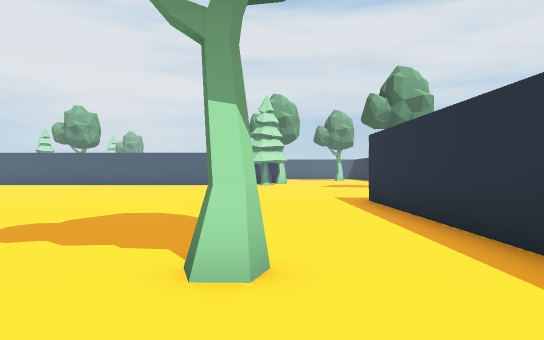
view 1 (above)

24 first-person views from a walk through a 3-D level made in the Unity game engine. The camera is 1.4 m above the floor, looks level and sees 70° across. The floor is counted in squares, 2 m on a side. Each view is taken from the middle of a square. On the plan, view 1 faces up. The plan holds only what a view shows up to about 11 squares ahead; the rest is blank. The place goes on beyond the plan.

view 2
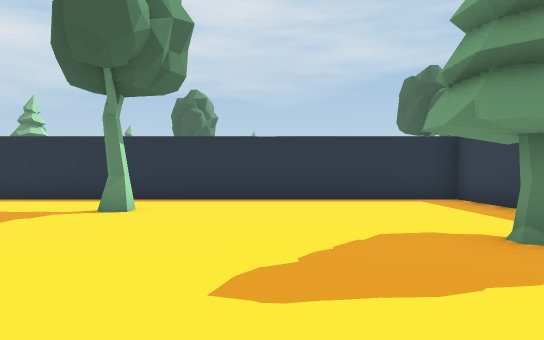

view 3
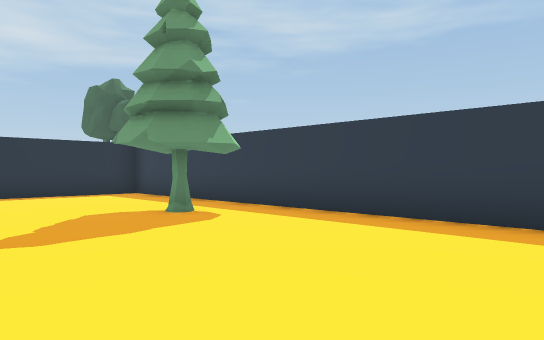

view 4
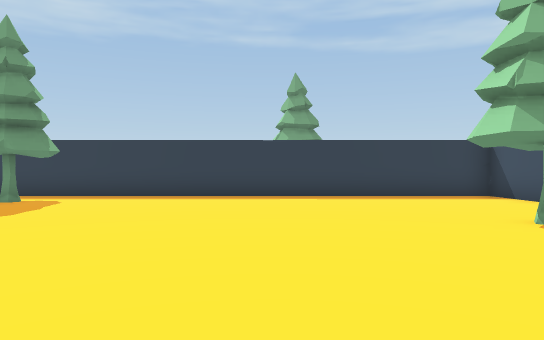

view 5
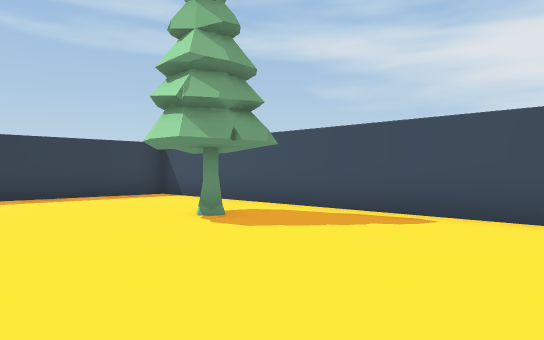

view 6
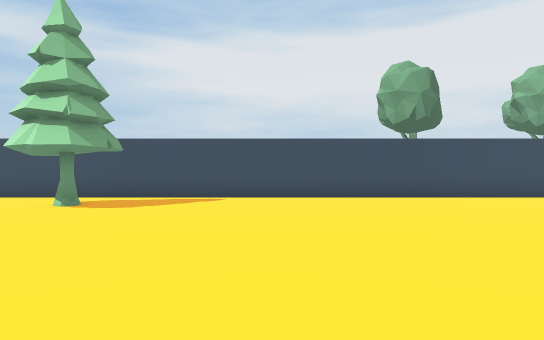

view 7
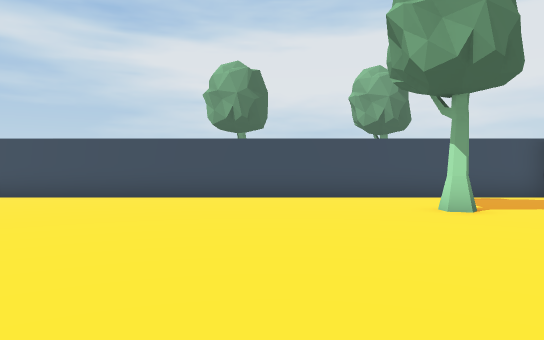

view 8
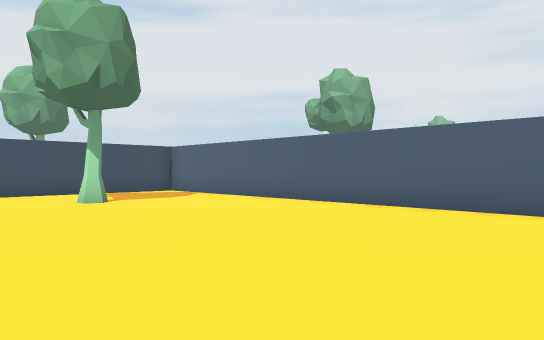

view 9
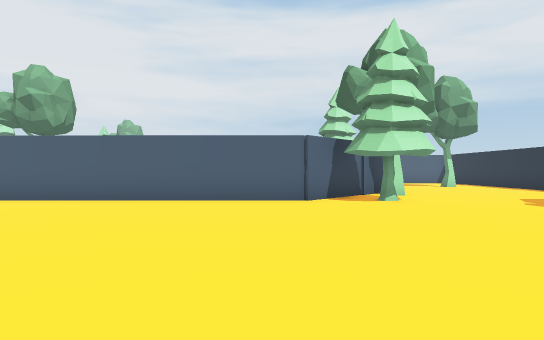

view 10
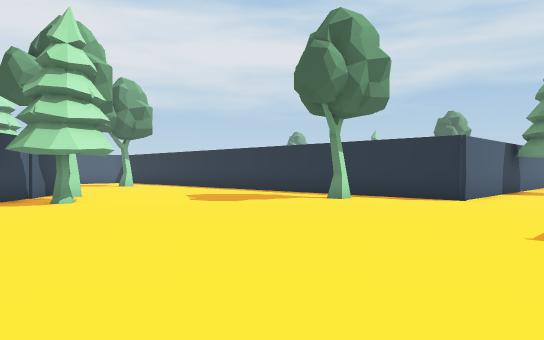

view 11
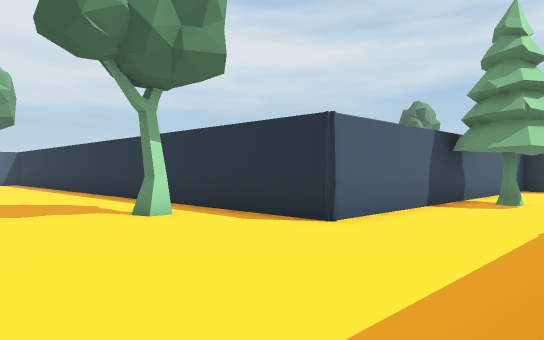

view 12
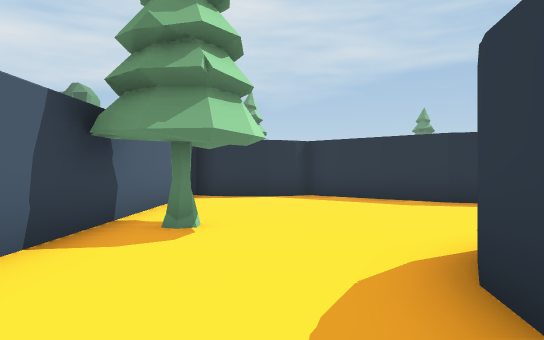

view 13
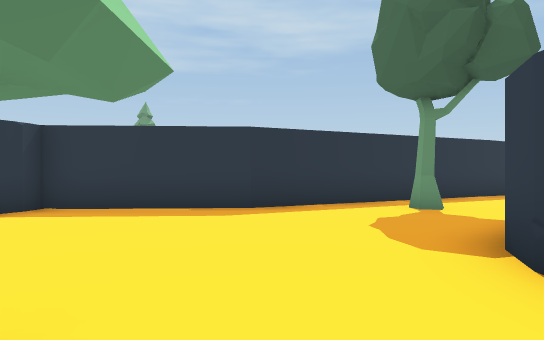

view 14
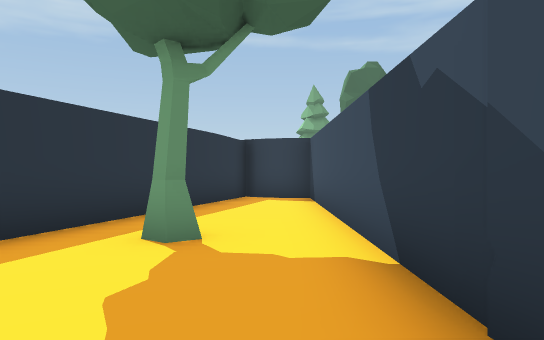

view 15
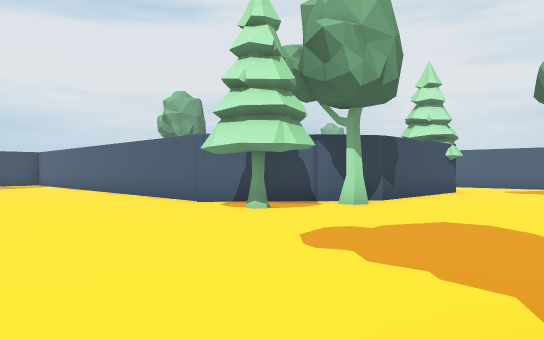

view 16
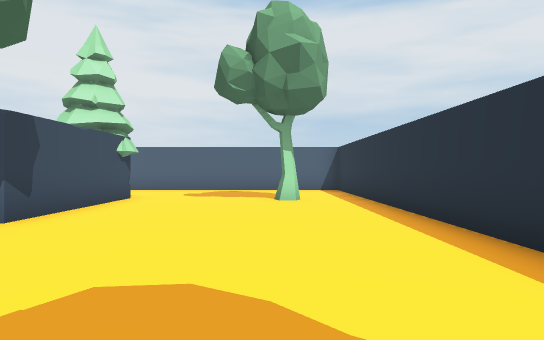

view 17
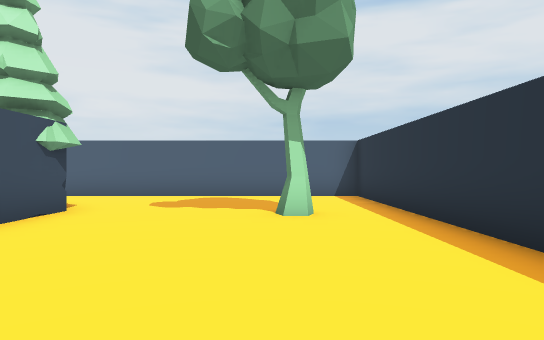

view 18
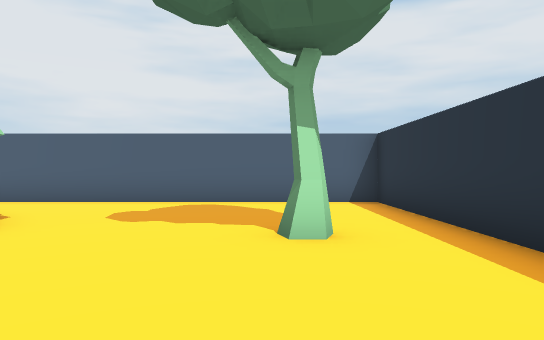

view 19
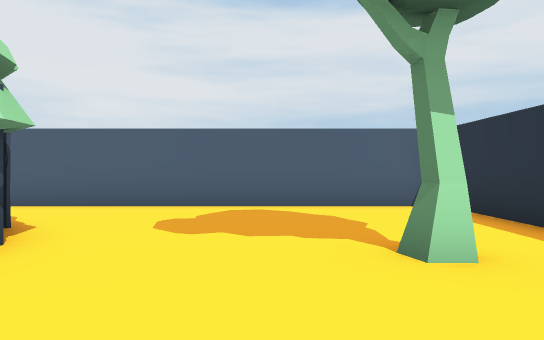

view 20
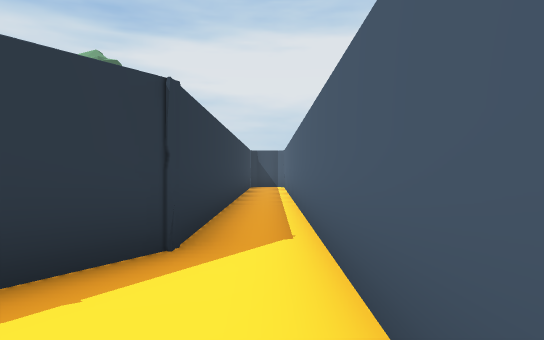

view 21
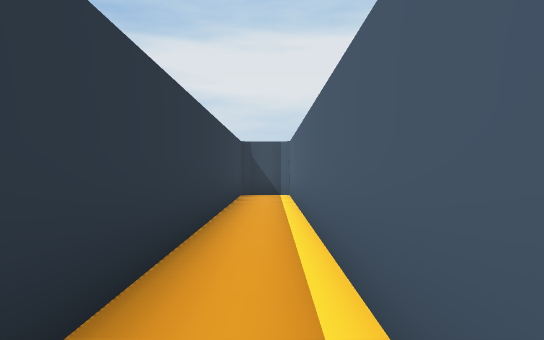

view 22
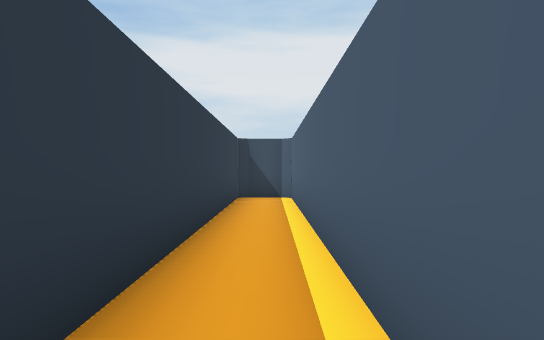

view 23
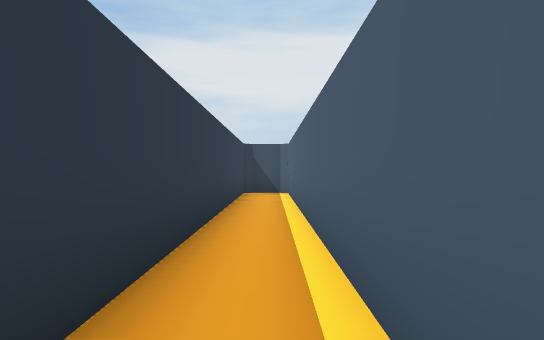

view 24
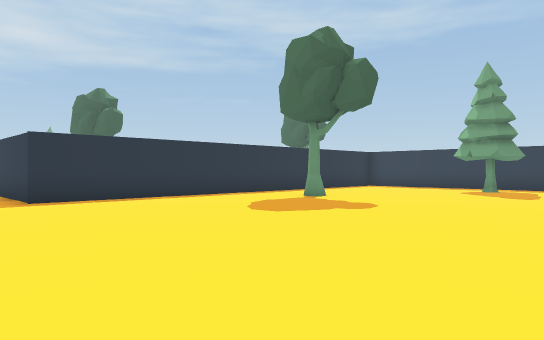

### Floor plan
Points are (right, up) in squares from view 1. A wall is a line through its corners. A room is listed if a view was taken in it or the views show most of it. See-through windows are left out.
Room 1 (views 1, 2, 3, 4, 5, 6, 7, 8, 9, 10, 11, 12, 13, 14, 15, 16, 17, 18, 19, 20, 21, 22, 23, 24)
walls: (2.5, 8.8) (5.4, 8.8); (7.6, 8.9) (8.4, 8.7) (8.8, 8.5); (9.6, 7.9) (10, 7.1); (10, 6.7) (10.1, 6.2); (10, 6.4) (10, -1.7) (10.7, -1.7) (11.5, -2.1); (-14.8, 18) (-14.8, -4.4) (2.2, -4.4) (2.2, 9); (0.5, 25.8) (0.5, 21.1) (-2.1, 18) (-11.6, 18); (14.5, 12.2) (6.3, 12.2) (6.3, 29.5) (-14, 29.5); (11.7, -2.2) (14.3, 6.2) (16.8, 9) (16.6, 9.3) (16.3, 10.1) (16.3, 10.9) (16.5, 11.6) (16.9, 12.2); (-14.8, 29.2) (-14.8, 28.1) (-2.5, 28.1) (-1.2, 27.4)
objects: pine tree (-13, 1); tree (-12, 14); pine tree (-3, -3); tree (0, 3); pine tree (0, 18); tree (0, 20); tree (4, 25); tree (5, 15); pine tree (11, 11); tree (12, 4)

Positions as (right, up) in squares from view 1, and headings:
1: (0, 0), facing up
2: (-7, 0), facing right
3: (-9, 1), facing down-right
4: (-9, 6), facing down
5: (-9, 6), facing down-left
6: (-5, 5), facing left
7: (-5, 11), facing left
8: (-3, 11), facing up-left
9: (-3, 9), facing up
10: (-3, 9), facing up-right
11: (2, 9), facing up-right
12: (6, 10), facing right
13: (9, 11), facing down-right
14: (11, 8), facing down
15: (5, 13), facing up-left
16: (4, 16), facing up
17: (4, 19), facing up
18: (4, 21), facing up
19: (3, 22), facing up
20: (1, 29), facing left
21: (-4, 29), facing left
22: (-5, 29), facing left
23: (-3, 29), facing left
24: (-7, 11), facing down-right
